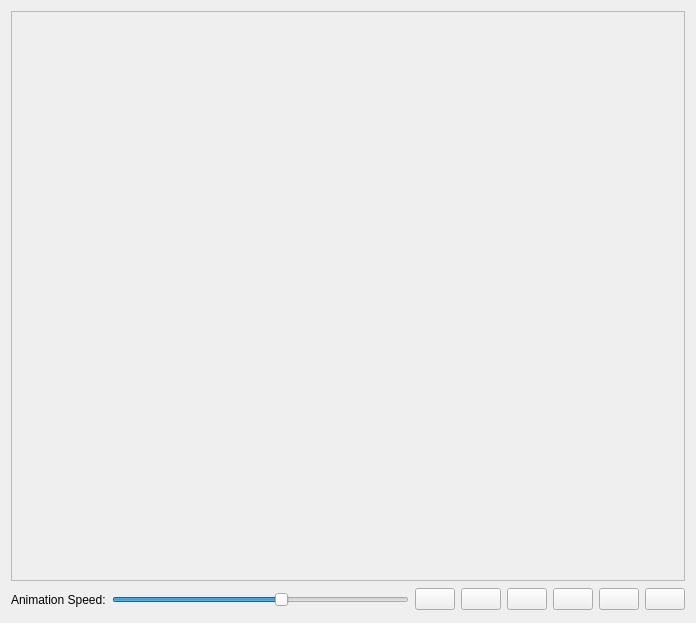
<?xml version="1.0" encoding="UTF-8"?>
<ui version="4.0">
 <class>Frame</class>
 <widget class="QFrame" name="Frame">
  <property name="geometry">
   <rect>
    <x>0</x>
    <y>0</y>
    <width>696</width>
    <height>623</height>
   </rect>
  </property>
  <property name="windowTitle">
   <string>Frame</string>
  </property>
  <layout class="QVBoxLayout" name="verticalLayout">
   <item>
    <widget class="QFrame" name="previewFrame">
     <property name="frameShape">
      <enum>QFrame::StyledPanel</enum>
     </property>
     <property name="frameShadow">
      <enum>QFrame::Raised</enum>
     </property>
     <layout class="QVBoxLayout" name="verticalLayout_2"/>
    </widget>
   </item>
   <item>
    <widget class="QFrame" name="frame">
     <property name="maximumSize">
      <size>
       <width>16777215</width>
       <height>25</height>
      </size>
     </property>
     <property name="frameShape">
      <enum>QFrame::NoFrame</enum>
     </property>
     <property name="frameShadow">
      <enum>QFrame::Raised</enum>
     </property>
     <layout class="QHBoxLayout" name="horizontalLayout">
      <property name="leftMargin">
       <number>0</number>
      </property>
      <property name="topMargin">
       <number>0</number>
      </property>
      <property name="rightMargin">
       <number>0</number>
      </property>
      <property name="bottomMargin">
       <number>0</number>
      </property>
      <item>
       <widget class="QLabel" name="label">
        <property name="text">
         <string>Animation Speed:</string>
        </property>
       </widget>
      </item>
      <item>
       <widget class="QSlider" name="animationSpeedSlider">
        <property name="minimum">
         <number>1</number>
        </property>
        <property name="maximum">
         <number>100</number>
        </property>
        <property name="value">
         <number>58</number>
        </property>
        <property name="orientation">
         <enum>Qt::Horizontal</enum>
        </property>
        <property name="invertedAppearance">
         <bool>false</bool>
        </property>
       </widget>
      </item>
      <item alignment="Qt::AlignRight">
       <widget class="QFrame" name="frame_2">
        <property name="frameShape">
         <enum>QFrame::NoFrame</enum>
        </property>
        <property name="frameShadow">
         <enum>QFrame::Raised</enum>
        </property>
        <layout class="QHBoxLayout" name="horizontalLayout_2">
         <property name="leftMargin">
          <number>0</number>
         </property>
         <property name="topMargin">
          <number>0</number>
         </property>
         <property name="rightMargin">
          <number>0</number>
         </property>
         <property name="bottomMargin">
          <number>0</number>
         </property>
         <item>
          <widget class="QPushButton" name="playToggleButton">
           <property name="focusPolicy">
            <enum>Qt::NoFocus</enum>
           </property>
           <property name="text">
            <string/>
           </property>
           <property name="icon">
            <iconset resource="../resource_files/resources.qrc">
             <normaloff>:/icons/pause_icon.png</normaloff>:/icons/pause_icon.png</iconset>
           </property>
          </widget>
         </item>
         <item>
          <widget class="QPushButton" name="previousFrameButton">
           <property name="focusPolicy">
            <enum>Qt::NoFocus</enum>
           </property>
           <property name="text">
            <string/>
           </property>
           <property name="icon">
            <iconset resource="../resource_files/resources.qrc">
             <normaloff>:/icons/rewind_icon.png</normaloff>:/icons/rewind_icon.png</iconset>
           </property>
          </widget>
         </item>
         <item>
          <widget class="QPushButton" name="nextFrameButton">
           <property name="focusPolicy">
            <enum>Qt::NoFocus</enum>
           </property>
           <property name="text">
            <string/>
           </property>
           <property name="icon">
            <iconset resource="../resource_files/resources.qrc">
             <normaloff>:/icons/fast_forward_icon.png</normaloff>:/icons/fast_forward_icon.png</iconset>
           </property>
          </widget>
         </item>
         <item>
          <widget class="QPushButton" name="selectBackgroundColorButton">
           <property name="focusPolicy">
            <enum>Qt::NoFocus</enum>
           </property>
           <property name="text">
            <string/>
           </property>
           <property name="icon">
            <iconset resource="../resource_files/resources.qrc">
             <normaloff>:/icons/fill.png</normaloff>:/icons/fill.png</iconset>
           </property>
          </widget>
         </item>
         <item>
          <widget class="QPushButton" name="prevPreviewButton">
           <property name="toolTip">
            <string>Show previous preview.</string>
           </property>
           <property name="text">
            <string/>
           </property>
           <property name="icon">
            <iconset resource="../resource_files/resources.qrc">
             <normaloff>:/icons/arrowhead-thin-outline-to-the-left.png</normaloff>:/icons/arrowhead-thin-outline-to-the-left.png</iconset>
           </property>
          </widget>
         </item>
         <item>
          <widget class="QPushButton" name="nextPreviewButton">
           <property name="toolTip">
            <string>Show next preview.</string>
           </property>
           <property name="text">
            <string/>
           </property>
           <property name="icon">
            <iconset resource="../resource_files/resources.qrc">
             <normaloff>:/icons/arrow-point-to-right.png</normaloff>:/icons/arrow-point-to-right.png</iconset>
           </property>
          </widget>
         </item>
        </layout>
       </widget>
      </item>
     </layout>
    </widget>
   </item>
  </layout>
 </widget>
 <resources>
  <include location="../resource_files/resources.qrc"/>
 </resources>
 <connections/>
</ui>
